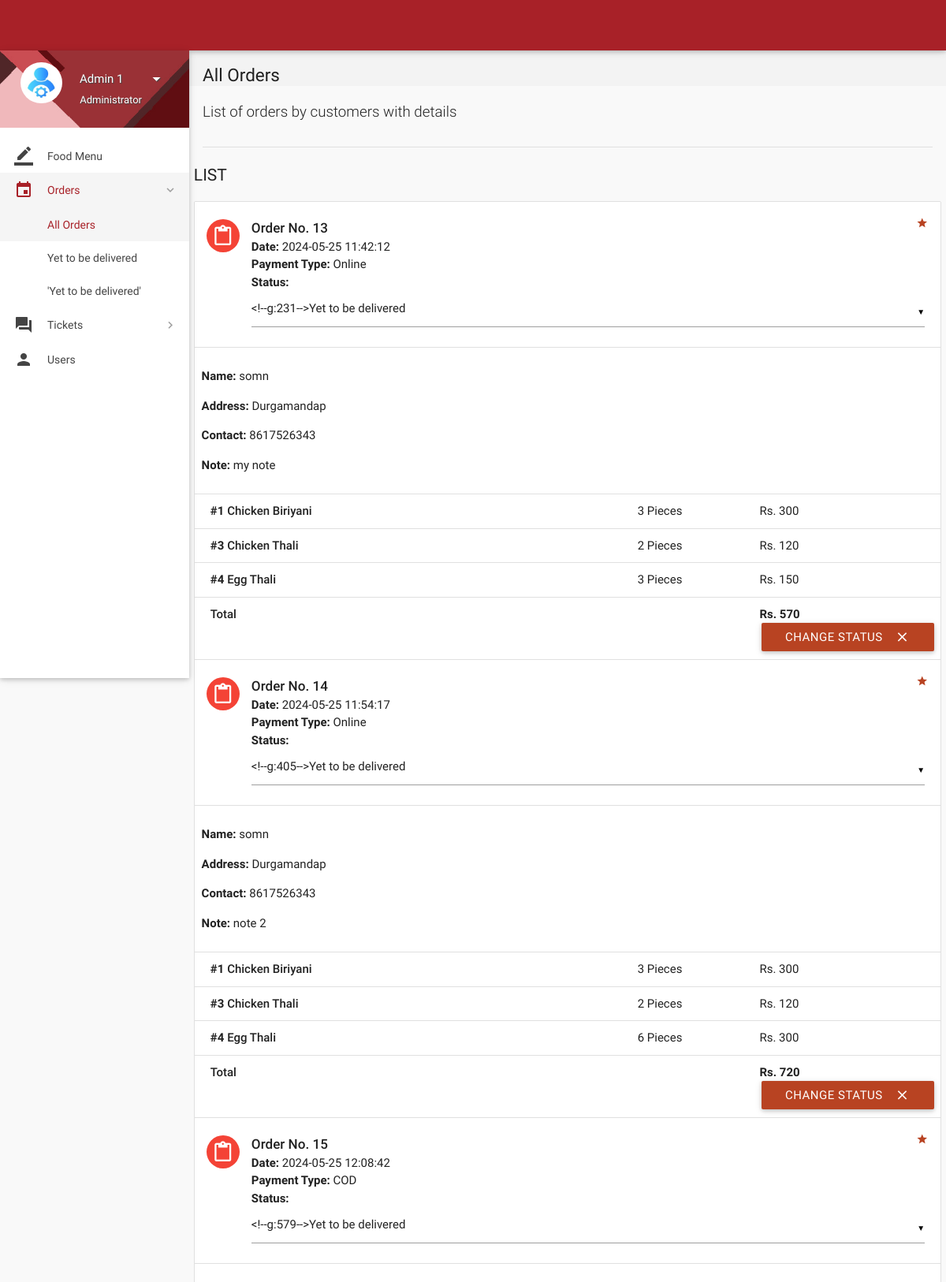
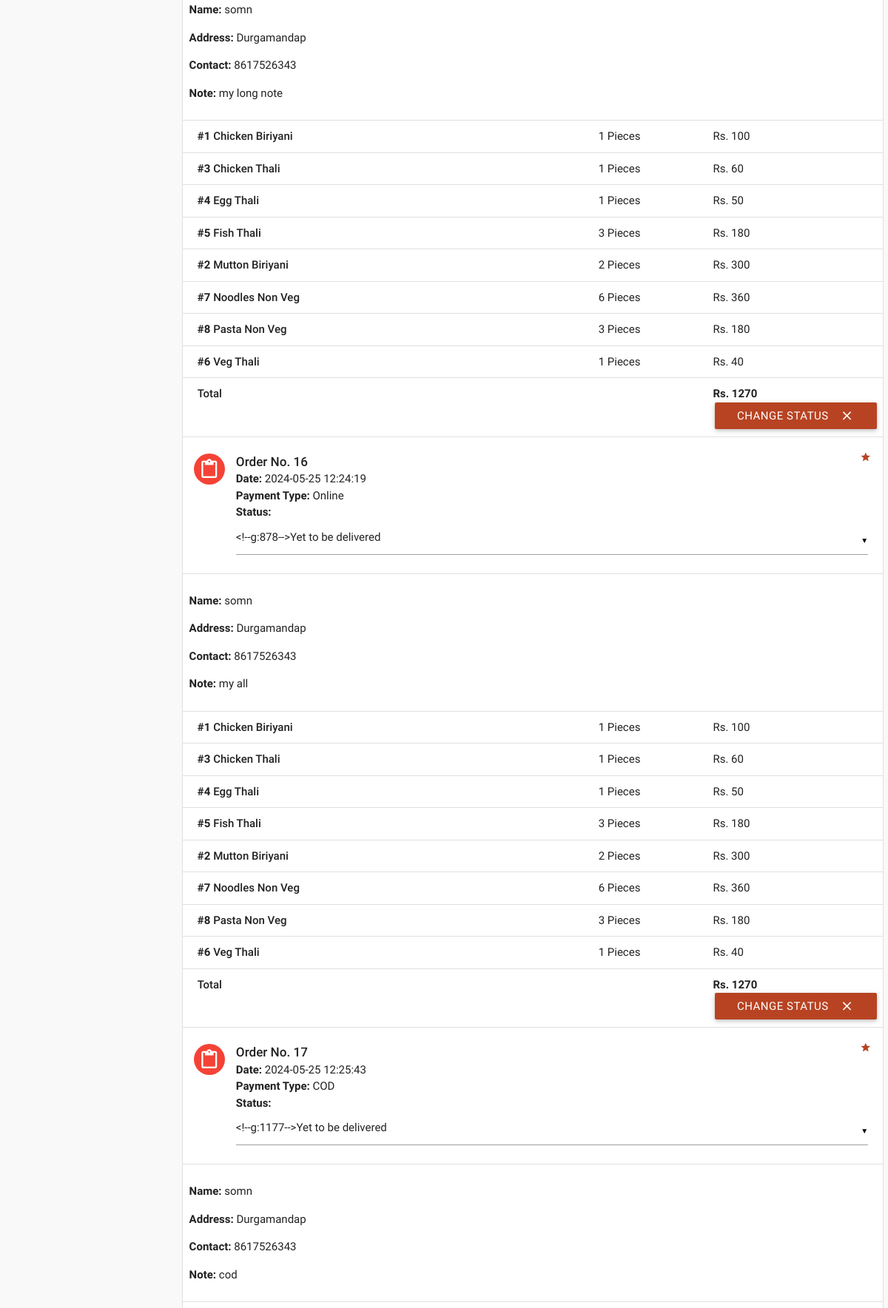
The page /account/all-orders.php (signed in, upper part) on the database its author committed (2 pictures, top to bottom).
### tables this page shows
CREATE TABLE `orders` (
  `id` int(11) NOT NULL,
  `customer_id` int(11) NOT NULL,
  `address` varchar(300) NOT NULL,
  `description` varchar(300) NOT NULL,
  `date` datetime NOT NULL DEFAULT current_timestamp(),
  `payment_type` varchar(16) NOT NULL DEFAULT 'Wallet',
  `total` int(11) NOT NULL,
  `status` varchar(25) NOT NULL DEFAULT '''Yet to be delivered''',
  `deleted` tinyint(4) NOT NULL DEFAULT 0,
  `paymet_id` varchar(255) DEFAULT NULL
);

CREATE TABLE `users` (
  `id` int(11) NOT NULL,
  `role` varchar(15) NOT NULL DEFAULT 'Customer',
  `name` varchar(15) NOT NULL,
  `username` varchar(100) NOT NULL,
  `password` varchar(16) NOT NULL,
  `email` varchar(35) DEFAULT NULL,
  `address` varchar(300) DEFAULT NULL,
  `contact` bigint(11) NOT NULL,
  `verified` tinyint(1) NOT NULL DEFAULT 0,
  `deleted` tinyint(4) NOT NULL DEFAULT 0
);

CREATE TABLE `order_details` (
  `id` int(11) NOT NULL,
  `order_id` int(11) NOT NULL,
  `item_id` int(11) NOT NULL,
  `quantity` int(11) NOT NULL,
  `price` int(11) NOT NULL
);

CREATE TABLE `items` (
  `id` int(11) NOT NULL,
  `name` varchar(20) NOT NULL,
  `price` int(11) NOT NULL,
  `deleted` tinyint(4) NOT NULL DEFAULT 0,
  `image` blob NOT NULL
);

### account/includes/connect.php (called while the page is built, shortened)
<?php
$name = $_SESSION['name'];
$role = $_SESSION['role'];
?>

### account/all-orders.php (the view, shortened to what this page needs)
<?php
include 'includes/connect.php';
	if($_SESSION['admin_sid']==session_id())
	{
		?>
<!DOCTYPE html>
<html lang="en">
<head>
  <link href="css/materialize.min.css" type="text/css" rel="stylesheet" media="screen,projection">
  <link href="css/style.min.css" type="text/css" rel="stylesheet" media="screen,projection">
  <link href="css/custom/custom.min.css" type="text/css" rel="stylesheet" media="screen,projection">
  <link href="js/plugins/perfect-scrollbar/perfect-scrollbar.css" type="text/css" rel="stylesheet" media="screen,projection">
</head>
<body>
  <header id="header" class="page-topbar">
        <div class="navbar-fixed">
            <nav class="navbar-color">
                <div class="nav-wrapper">
                    <ul class="left">
                      <li><h1 class="logo-wrapper"><a href="index.php" class="brand-logo darken-1"><img src="images/materialize-logo.png" alt="logo"></a> <span class="logo-text">Logo</span></h1></li>
                    </ul>
                </div>
            </nav>
        </div>
  </header>
  <div id="main">
    <div class="wrapper">
      <aside id="left-sidebar-nav">
        <ul id="slide-out" class="side-nav fixed leftside-navigation">
            <li class="user-details cyan darken-2">
            <div class="row">
                <div class="col col s4 m4 l4">
                    <img src="images/avatar.jpg" alt="" class="circle responsive-img valign profile-image">
                </div>
                <div class="col col s8 m8 l8">
                    <a class="btn-flat dropdown-button waves-effect waves-light white-text profile-btn" href="#" data-activates="profile-dropdown"><?php echo $name;?> <i class="mdi-navigation-arrow-drop-down right"></i></a>
                    <p class="user-roal"><?php echo $role;?></p>
                </div>
            </div>
            </li>
            <li class="bold"><a href="index.php" class="waves-effect waves-cyan"><i class="mdi-editor-border-color"></i> Food Menu</a>
            </li>
                <li class="no-padding">
                    <ul class="collapsible collapsible-accordion">
                        <li class="bold"><a class="collapsible-header waves-effect waves-cyan active"><i class="mdi-editor-insert-invitation"></i> Orders</a>
                            <div class="collapsible-body">
                                <ul>
								<li class="<?php
								if(!isset($_GET['status'])){
										echo 'active';
									}?>
									"><a href="all-orders.php">All Orders</a>
                                </li>
								<?php
									$sql = mysqli_query($con, "SELECT DISTINCT status FROM orders;");
									while($row = mysqli_fetch_array($sql)){
                                    echo '<li class='.(isset($_GET['status'])?($status == $_GET['status'] ? 'active' : ''): '').'><a href="all-orders.php?status='.$row['status'].'">'.$row['status'].'</a>
                                    </li>';
									}
									?>
                                </ul>
                            </div>
                        </li>
                    </ul>
                </li>
                 <li class="no-padding">
                    <ul class="collapsible collapsible-accordion">
                        <li class="bold"><a class="collapsible-header waves-effect waves-cyan"><i class="mdi-action-question-answer"></i> Tickets</a>
                        </li>
                    </ul>
                </li>
            <li class="bold"><a href="users.php" class="waves-effect waves-cyan"><i class="mdi-social-person"></i> Users</a>
            </li>
        </ul>
        </aside>
      <section id="content">
        <div id="breadcrumbs-wrapper">
          <div class="container">
            <div class="row">
              <div class="col s12 m12 l12">
                <h5 class="breadcrumbs-title">All Orders</h5>
              </div>
            </div>
          </div>
        </div>
        <div class="container">
          <p class="caption">List of orders by customers with details</p>
          <div class="divider"></div>
<div id="work-collections" class="seaction">
					<?php
					if(isset($_GET['status'])){
						$status = $_GET['status'];
					}
					else{
						$status = '%';
					}
					$sql = mysqli_query($con, "SELECT * FROM orders WHERE status LIKE '$status';");
					echo '<div class="row">
                <div>
                    <h4 class="header">List</h4>
                    <ul id="issues-collection" class="collection">';
					while($row = mysqli_fetch_array($sql))
					{
						$status = $row['status'];
						$deleted = $row['deleted'];
						echo '<li class="collection-item avatar">
                              <i class="mdi-content-content-paste red circle"></i>
                              <span class="collection-header">Order No. '.$row['id'].'</span>
                              <p><strong>Date:</strong> '.$row['date'].'</p>
                              <p><strong>Payment Type:</strong> '.$row['payment_type'].'</p>
							  <p><strong>Status:</strong> '.($deleted ? $status : '
							  <form method="post" action="routers/edit-orders.php">
							    <input type="hidden" value="'.$row['id'].'" name="id">
								<select name="status">
								<option value="Yet to be delivered" '.($status=='Yet to be delivered' ? 'selected' : '').'>Yet to be delivered</option>
								<option value="Delivered" '.($status=='Delivered' ? 'selected' : '').'>Delivered</option>
								<option value="Cancelled by Admin" '.($status=='Cancelled by Admin' ? 'selected' : '').'>Cancelled by Admin</option>
								<option value="Paused" '.($status=='Paused' ? 'selected' : '').'>Paused</option>
								</select>
							  ').'</p>
                              <a href="#" class="secondary-content"><i class="mdi-action-grade"></i></a>
                              </li>';
						$order_id = $row['id'];
						$customer_id = $row['customer_id'];
						$sql1 = mysqli_query($con, "SELECT * FROM order_details WHERE order_id = $order_id;");
						$sql3 = mysqli_query($con, "SELECT * FROM users WHERE id = $customer_id;");
							while($row3 = mysqli_fetch_array($sql3))
							{
							echo '<li class="collection-item">
                            <div class="row">
							<p><strong>Name: </strong>'.$row3['name'].'</p>
							<p><strong>Address: </strong>'.$row['address'].'</p>
							'.($row3['contact'] == '' ? '' : '<p><strong>Contact: </strong>'.$row3['contact'].'</p>').'
							'.($row3['email'] == '' ? '' : '<p><strong>Email: </strong>'.$row3['email'].'</p>').'
							'.(!empty($row['description']) ? '<p><strong>Note: </strong>'.$row['description'].'</p>' : '').'
                            </li>';
							}
						while($row1 = mysqli_fetch_array($sql1))
						{
							$item_id = $row1['item_id'];
							$sql2 = mysqli_query($con, "SELECT * FROM items WHERE id = $item_id;");
							while($row2 = mysqli_fetch_array($sql2))
								$item_name = $row2['name'];
							echo '<li class="collection-item">
                            <div class="row">
                            <div class="col s7">
                            <p class="collections-title"><strong>#'.$row1['item_id'].'</strong> '.$item_name.'</p>
                            </div>
                            <div class="col s2">
                            <span>'.$row1['quantity'].' Pieces</span>
                            </div>
                            <div class="col s3">
                            <span>Rs. '.$row1['price'].'</span>
                            </div>
                            </div>
                            </li>';
						}
								echo'<li class="collection-item">
                                        <div class="row">
                                            <div class="col s7">
                                                <p class="collections-title"> Total</p>
                                            </div>
                                            <div class="col s2">
											<span> </span>
                                            </div>
                                            <div class="col s3">
                                                <span><strong>Rs. '.$row['total'].'</strong></span>
                                            </div>';
								if(!$deleted){
								echo '<button class="btn waves-effect waves-light right submit" type="submit" name="action">Change Status
                                              <i class="mdi-content-clear right"></i>
										</button>
										</form>';
								}
								echo'</div></li>';
					}
					?>
					</ul>
                </div>
              </div>
            </div>
        </div>
      </section>
    </div>
  </div>
</body>
</html>
<?php
	}
?>

### rows shown on the page
orders: id "13", date "2024-05-25 11:42:12", payment_type "Online", address "Durgamandap", description "my note", total "570", deleted "CHANGE STATUS"
users: name "somn", contact "8617526343"
order_details: item "1", item.name "Chicken Biriyani", quantity "3", price "300"
order_details: item "3", item.name "Chicken Thali", quantity "2", price "120"
order_details: item "4", item.name "Egg Thali", quantity "3", price "150"
orders: id "14", date "2024-05-25 11:54:17", payment_type "Online", address "Durgamandap", description "note 2", total "720", deleted "CHANGE STATUS"
order_details: item "1", item.name "Chicken Biriyani", quantity "3", price "300"
order_details: item "3", item.name "Chicken Thali", quantity "2", price "120"
order_details: item "4", item.name "Egg Thali", quantity "6", price "300"
orders: id "15", date "2024-05-25 12:08:42", payment_type "COD", address "Durgamandap", description "my long note", total "1270", deleted "CHANGE STATUS"
order_details: item "1", item.name "Chicken Biriyani", quantity "1", price "100"
order_details: item "3", item.name "Chicken Thali", quantity "1", price "60"
order_details: item "4", item.name "Egg Thali", quantity "1", price "50"
order_details: item "5", item.name "Fish Thali", quantity "3", price "180"
order_details: item "2", item.name "Mutton Biriyani", quantity "2", price "300"
order_details: item "7", item.name "Noodles Non Veg", quantity "6", price "360"
order_details: item "8", item.name "Pasta Non Veg", quantity "3", price "180"
order_details: item "6", item.name "Veg Thali", quantity "1", price "40"
orders: id "16", date "2024-05-25 12:24:19", payment_type "Online", address "Durgamandap", description "my all", total "1270", deleted "CHANGE STATUS"
order_details: item "1", item.name "Chicken Biriyani", quantity "1", price "100"
order_details: item "3", item.name "Chicken Thali", quantity "1", price "60"
order_details: item "4", item.name "Egg Thali", quantity "1", price "50"
order_details: item "5", item.name "Fish Thali", quantity "3", price "180"
order_details: item "2", item.name "Mutton Biriyani", quantity "2", price "300"
order_details: item "7", item.name "Noodles Non Veg", quantity "6", price "360"
order_details: item "8", item.name "Pasta Non Veg", quantity "3", price "180"
order_details: item "6", item.name "Veg Thali", quantity "1", price "40"
orders: id "17", date "2024-05-25 12:25:43", payment_type "COD", address "Durgamandap", description "cod"

### other values the page prints
$name "Admin 1"
$role "Administrator"
$row['status'] "Yet to be delivered"
$row['status'] "'Yet to be delivered'"
